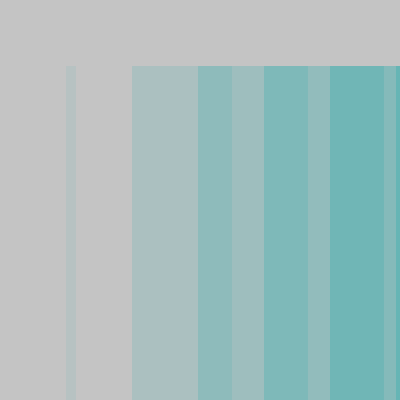
Frame 1 (no input)
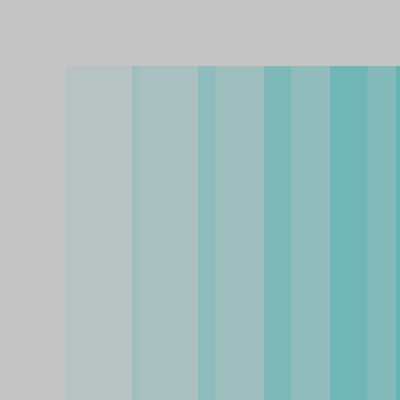
Frame 60 (the mouse pressed at the canvas centre just before this capture)
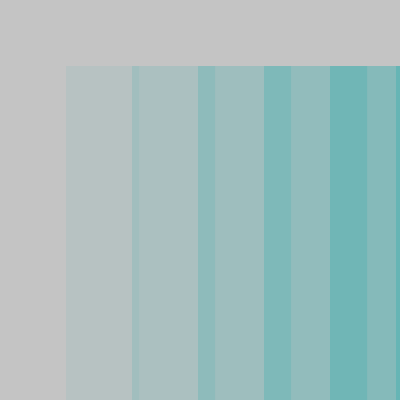
Frame 120 (the mouse held since frame 60 and released just before this capture)

The Processing sketch that drew these frames (run headless with seeded random() and noise(); from frame 60 on, the mouse is pressed at the canvas centre):

// Processing sketch: processing_53656
// ── processing_53656.pde

float sizeChange =0;
float speed = 2;
float alphaChange;
float alphaVar = 30;
 
void setup() {
  size(400, 400);
}

void draw() {
  background(196,196,196);
  int yCent = height/6;
  noStroke();

//the rectangles
  for(int x = 1; x <= 6; x++) {
    fill(89, 178, 178, alphaVar * x);
    rect((width/6) * x, yCent, (10 * x) + sizeChange, height);
//rects grow and shrink on a cosine curve
//mouse click stops growth
    if (!mousePressed) {
//abs is the absolute value of the number
//cos is the cosine of the angle
//radians converts the degree measurement in correspondense to the value
    sizeChange=80 * abs(cos(radians(speed)));
    speed += .10;
    }
  }
}
